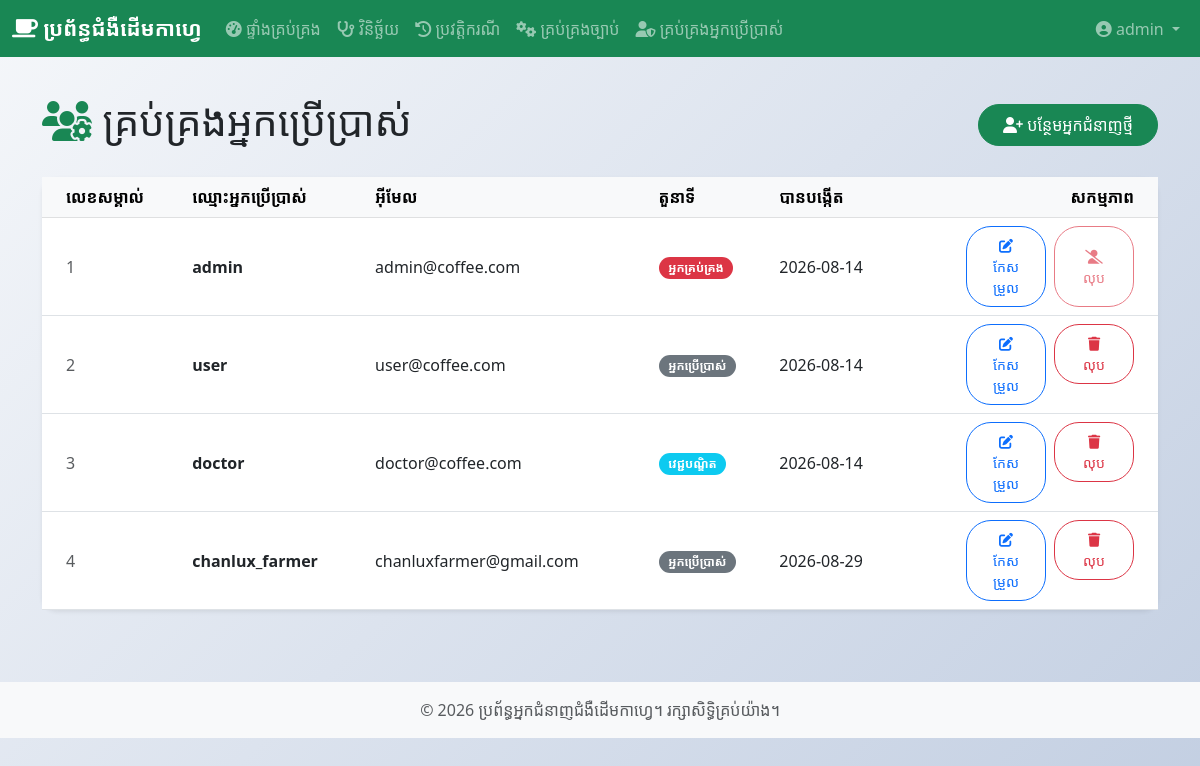
The page /manage-users (signed in) on the database its author committed.
### models/user.py (models this page shows, shortened)
class User(UserMixin, db.Model):
    __tablename__ = 'users'
    id = db.Column(db.Integer, primary_key=True)
    username = db.Column(db.String(80), unique=True, nullable=False)
    email = db.Column(db.String(120), unique=True, nullable=False)
    password_hash = db.Column(db.String(255), nullable=False)
    full_name = db.Column(db.String(100))
    role = db.Column(db.String(20), default='user')
    created_at = db.Column(db.DateTime, default=datetime.utcnow)
    diagnosis_cases = db.relationship('DiagnosisCase', backref='user', lazy=True)

### routes/auth.py (the view)
@auth_bp.route('/manage-users')
@login_required
def manage_users():
    if current_user.role != 'admin':
        flash('ការចូលប្រើត្រូវបានបដិសេធ។', 'danger')
        return redirect(url_for('diagnosis.dashboard'))
    users = User.query.all()
    return render_template('manager_users.html', users=users)

### models/__init__.py (called while the page is built)
def init_app(app):
    db.init_app(app)
    login_manager.init_app(app)
    login_manager.login_view = 'auth.login'
    from models.user import User
    @login_manager.user_loader
    def load_user(user_id):
        return User.query.get(int(user_id))

### templates/manager_users.html (shortened to what this page needs)
{% extends "base.html" %}
{% block content %}
<div class="container">
    <div class="d-flex justify-content-between align-items-center mb-4">
        <h1><i class="fas fa-users-cog text-success"></i> គ្រប់គ្រងអ្នកប្រើប្រាស់</h1>
        <a href="{{ url_for('auth.register') }}" class="btn btn-success">
            <i class="fas fa-user-plus"></i> បន្ថែមអ្នកជំនាញថ្មី
        </a>
    </div>
    <div class="card shadow-sm border-0">
        <div class="card-body p-0">
            <div class="table-responsive">
                <table class="table table-hover align-middle mb-0">
                    <thead class="table-light">
                        <tr>
                            <th class="ps-4">លេខសម្គាល់</th>
                            <th>ឈ្មោះអ្នកប្រើប្រាស់</th>
                            <th>អ៊ីមែល</th>
                            <th>តួនាទី</th>
                            <th>បានបង្កើត</th>
                            <th class="text-end pe-4">សកម្មភាព</th>
                        </tr>
                    </thead>
                    <tbody>
                        {% if users %}
                            {% for user in users %}
                            <tr>
                                <td class="ps-4 text-muted">{{ user.id }}</td>
                                <td><strong>{{ user.username }}</strong></td>
                                <td>{{ user.email }}</td>
                                <td>
                                    <span class="badge {% if user.role == 'admin' %}bg-danger{% elif user.role == 'expert' %}bg-primary{% elif user.role == 'doctor' %}bg-info{% else %}bg-secondary{% endif %}">
                                        {% if user.role == 'admin' %}អ្នកគ្រប់គ្រង{% elif user.role == 'expert' %}អ្នកជំនាញ{% elif user.role == 'doctor' %}វេជ្ជបណ្ឌិត{% elif user.role == 'manager' %}អ្នកចាត់ការ{% else %}អ្នកប្រើប្រាស់{% endif %}
                                    </span>
                                </td>
                                <td>{{ user.created_at.strftime('%Y-%m-%d') if user.created_at else 'គ្មាន' }}</td>
                                <td class="text-end pe-4">
                                    <div class="d-flex justify-content-end gap-2">
                                        <a href="{{ url_for('auth.edit_user', user_id=user.id) }}"
                                           class="btn btn-sm btn-outline-primary"
                                           style="width: 80px;">
                                            <i class="fas fa-edit"></i> កែសម្រួល
                                        </a>
                                        {% if user.id != current_user.id %}
                                        <form action="{{ url_for('auth.delete_user', user_id=user.id) }}"
                                              method="POST"
                                              class="d-inline-block"
                                              onsubmit="return confirm('តើអ្នកប្រាកដថាចង់លុបអ្នកប្រើប្រាស់នេះជាអចិន្ត្រៃយ៍មែនទេ៖ {{ user.username }}?')">
                                            <button type="submit" class="btn btn-sm btn-outline-danger" style="width: 80px;">
                                                <i class="fas fa-trash"></i> លុប
                                            </button>
                                        </form>
                                        {% else %}
                                        <button class="btn btn-sm btn-outline-danger" disabled style="width: 80px;" title="មិនអាចលុបខ្លួនឯងបានទេ">
                                            <i class="fas fa-user-slash"></i> លុប
                                        </button>
                                        {% endif %}
                                    </div>
                                </td>
                            </tr>
                            {% endfor %}
                        {% endif %}
                    </tbody>
                </table>
            </div>
        </div>
    </div>
</div>
{% endblock %}

### templates/base.html (shortened to what this page needs)
<!DOCTYPE html>
<html lang="km">
<head>
    <link href="https://cdn.jsdelivr.net/npm/bootstrap@5.3.0/dist/css/bootstrap.min.css" rel="stylesheet">
    <link rel="stylesheet" href="https://cdnjs.cloudflare.com/ajax/libs/font-awesome/6.4.0/css/all.min.css">
    <link rel="stylesheet" href="{{ url_for('static', filename='css/style.css') }}">
</head>
<body>
    {% if current_user.is_authenticated %}
    <nav class="navbar navbar-expand-lg navbar-dark bg-success">
        <div class="container-fluid">
            <a class="navbar-brand" href="{{ url_for('diagnosis.dashboard') }}">
                <i class="fas fa-coffee"></i> ប្រព័ន្ធជំងឺដើមកាហ្វេ
            </a>
            <div class="collapse navbar-collapse" id="navbarNav">
                <ul class="navbar-nav me-auto">
                    <li class="nav-item">
                        <a class="nav-link" href="{{ url_for('diagnosis.dashboard') }}">
                            <i class="fas fa-tachometer-alt"></i> ផ្ទាំងគ្រប់គ្រង
                        </a>
                    </li>
                    <li class="nav-item">
                        <a class="nav-link" href="{{ url_for('diagnosis.diagnose') }}">
                            <i class="fas fa-stethoscope"></i> វិនិច្ឆ័យ
                        </a>
                    </li>
                    <li class="nav-item">
                        <a class="nav-link" href="{{ url_for('cases.index') }}">
                            <i class="fas fa-history"></i> ប្រវត្តិករណី
                        </a>
                    </li>
                    {% if current_user.role in ['admin', 'manager', 'expert'] %}
                    <li class="nav-item">
                        <a class="nav-link" href="{{ url_for('rules.index') }}">
                            <i class="fas fa-cogs"></i> គ្រប់គ្រងច្បាប់
                        </a>
                    </li>
                    {% endif %}
                    {% if current_user.role in ['admin', 'manager'] %}
                    <li class="nav-item">
                        <a class="nav-link" href="{{ url_for('auth.manage_users') }}">
                            <i class="fas fa-user-shield"></i> គ្រប់គ្រងអ្នកប្រើប្រាស់
                        </a>
                    </li>
                    {% endif %}
                </ul>
                <ul class="navbar-nav">
                    <li class="nav-item dropdown">
                        <a class="nav-link dropdown-toggle" href="#" id="userDropdown" role="button" data-bs-toggle="dropdown">
                            <i class="fas fa-user-circle"></i> {{ current_user.username }}
                        </a>
                    </li>
                </ul>
            </div>
        </div>
    </nav>
    {% endif %}
    <main class="container-fluid py-4">
        {% block content %}{% endblock %}
    </main>
    <footer class="bg-light text-center text-muted py-3 mt-5">
        <div class="container">
            <p class="mb-0">&copy; 2026 ប្រព័ន្ធអ្នកជំនាញជំងឺដើមកាហ្វេ។ រក្សាសិទ្ធិគ្រប់យ៉ាង។</p>
        </div>
    </footer>
</body>
</html>

### static/css/style.css (style rules this page uses)
:root { --primary-green: #28a745; --success-green: #20c997; --warning-orange: #fd7e14; --danger-red: #dc3545; --coffee-brown: #6f4e37; }
body { background: linear-gradient(135deg, #f5f7fa 0%, #c3cfe2 100%); min-height: 100vh; font-family: 'Noto Sans Khmer', 'Segoe UI', Tahoma, Geneva, Verdana, sans-serif; }
.navbar-brand { font-weight: 700; font-size: 1.3rem; }
.card { border-radius: 15px; box-shadow: 0 5px 20px rgba(0,0,0,0.08); border: none; }
.btn { border-radius: 25px; padding: 0.5rem 1.5rem; font-weight: 500; transition: all 0.3s ease; }
.badge { border-radius: 12px; padding: 0.4em 0.8em; }

### rows shown on the page
User: username "admin", id "1", email "admin@coffee.com", role "អ្នកគ្រប់គ្រង", created_at "2026-08-14", shows "លុប"
User: id "2", username "user", email "user@coffee.com", role "អ្នកប្រើប្រាស់", created_at "2026-08-14"
User: id "3", username "doctor", email "doctor@coffee.com", role "វេជ្ជបណ្ឌិត", created_at "2026-08-14"
User: id "4", username "chanlux_farmer", email "chanluxfarmer@gmail.com", role "អ្នកប្រើប្រាស់", created_at "2026-08-29"
